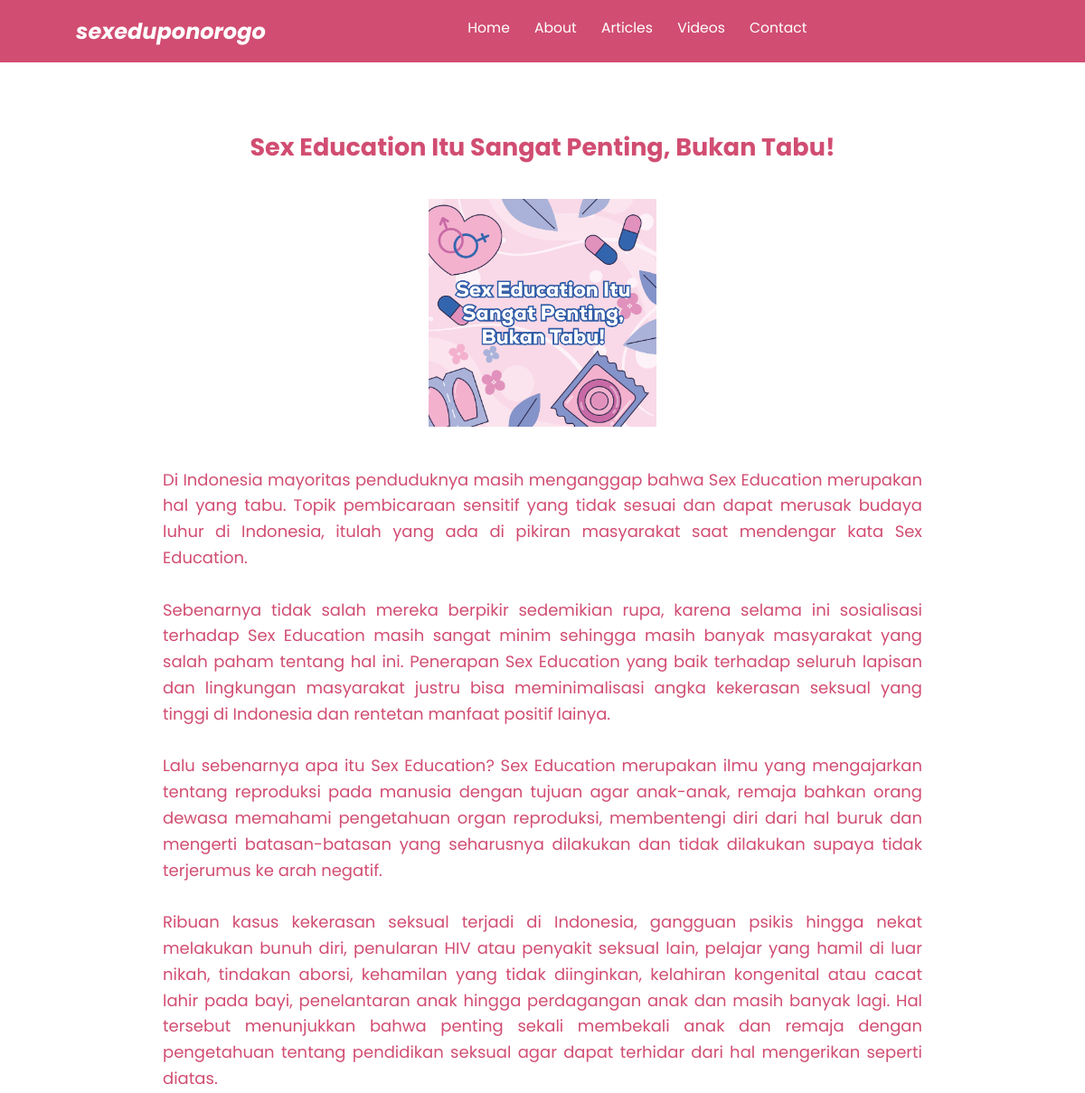
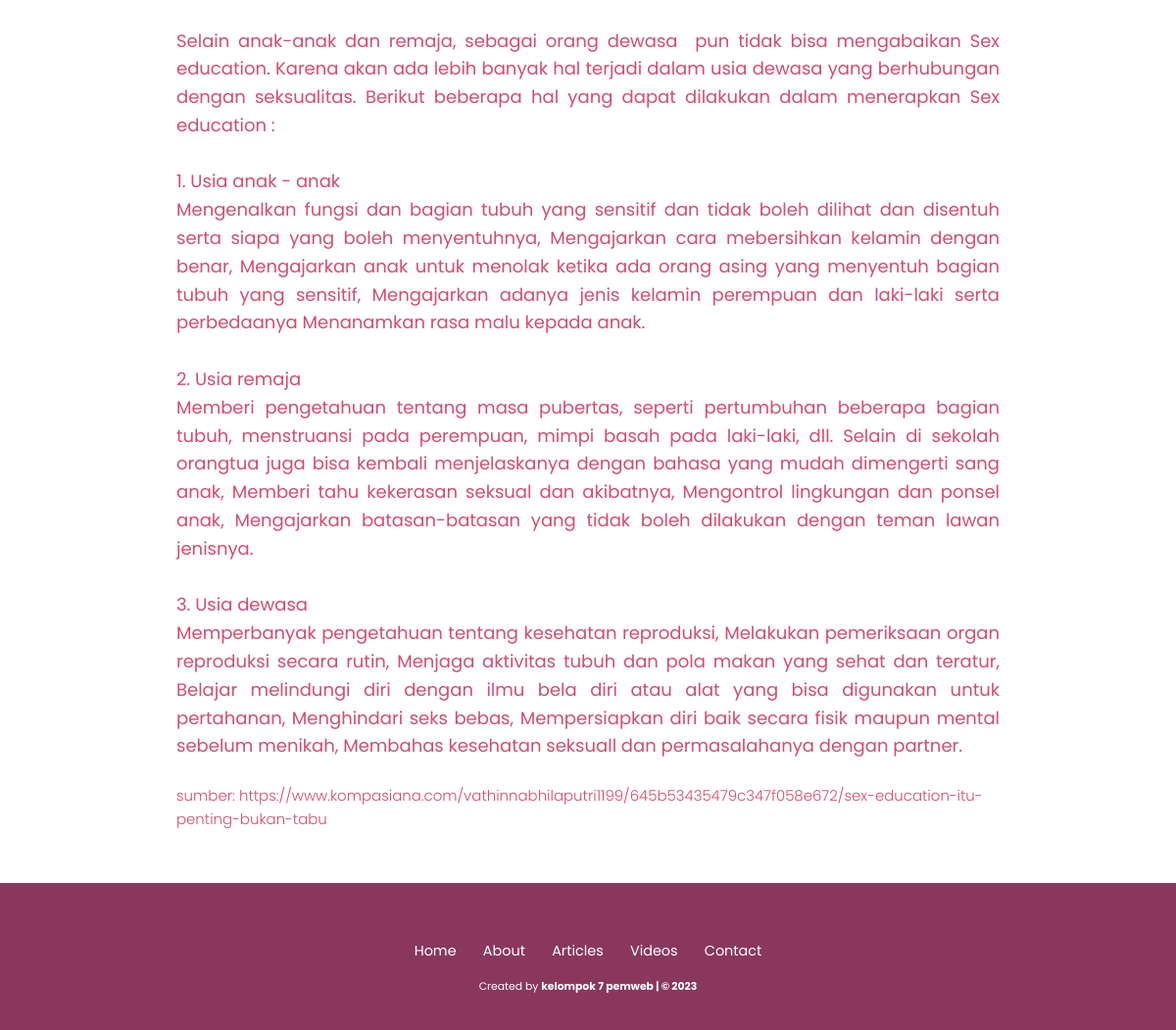
The app's page /article/article5.php with its own data (2 pictures, top to bottom).
### tables this page shows
CREATE TABLE `article` (
  `id` int(11) NOT NULL,
  `title` varchar(100) NOT NULL,
  `synopsis` text NOT NULL,
  `description` longtext NOT NULL,
  `picture` varchar(250) NOT NULL,
  `source` varchar(200) NOT NULL
);

### functions.php (called while the page is built, shortened)
<?php
$conn = mysqli_connect("localhost", "root", "", "sex_education");
function query($query){
    global $conn;
    $result = mysqli_query($conn, $query);
    $rows = [];
    while($row = mysqli_fetch_assoc($result)){
        $rows[] = $row;
    }
    return $rows;
}
?>

### article/article5.php (the view, shortened to what this page needs)
<?php
require '../functions.php';
$article = query("SELECT * FROM article LIMIT 4,1");
?>
<!DOCTYPE html>
<html lang="en">
  <head>
    <link rel="stylesheet" href="../css/style.css" />
  </head>
  <body>
    <nav class="navbar">
      <a href="../index.php" class="navbar-logo">sexeduponorogo</a>
      <div class="navbar-nav">
        <a href="../index.php">Home</a>
        <a href="../about.php">About</a>
        <a href="../article.php">Articles</a>
        <a href="../video.php">Videos</a>
        <a href="../contact.php">Contact</a>
      </div>
    </nav>
    <section id="article-sub" class="article-sub">
      <div class="row">
        <?php foreach ($article as $row) : ?>
        <div class="content">
          <h2 class="title"><?= $row["title"]; ?></h2>
          <img src="../img/article/<?= $row["picture"]; ?>" class="article-img" alt="" />
          <p>
          <?= $row["description"]; ?>
          </p>
          <h5>sumber: <?= $row["source"]; ?></h5>
        </div>
        <?php endforeach; ?>
      </div>
    </section>
    <footer>
      <div class="links">
        <a href="../index.php">Home</a>
        <a href="../about.php">About</a>
        <a href="../article.php">Articles</a>
        <a href="../video.php">Videos</a>
        <a href="../contact.php">Contact</a>
      </div>
      <div class="credit">
        <p>
          Created by
          <a href="">kelompok 7 pemweb | &copy; 2023</a>
        </p>
      </div>
    </footer>
  </body>
</html>

### css/style.css (style rules this page uses)
:root { --primary: #d14d72; --bg: #fff; --second: #fcc8d1; }
* { font-family: "Poppins", sans-serif; margin: 0; padding: 0; box-sizing: border-box; outline: none; border: none; text-decoration: none; }
html { scroll-behavior: smooth; }
body { font-family: "Poppins", sans-serif; background-color: var(--bg); color: var(--primary); }
.navbar { display: flex; justify-content: space-between; align-items: center; padding: 1.4rem 7%; background-color: var(--primary); top: 0; left: 0; right: 0; z-index: 9999; }
.navbar .navbar-logo { font-size: 2rem; font-weight: 700; color: #fff; font-style: italic; }
.navbar .navbar-nav a { text-align: right; color: #fff; display: inline-block; font-size: 1.3rem; margin: 0 1rem; }
.navbar .navbar-nav a::after { content: ""; display: block; padding-bottom: 0.5rem; border-bottom: 0.1rem solid var(--bg); transform: scaleX(0); transition: 0.2s linear; }
.article-sub { min-height: 100vh; background-color: var(--bg); padding: 1rem 7% 1.4rem; }
.article-sub .row { display: flex; }
.article-sub .row .content { color: var(--primary); text-align: center; max-width: 70rem; margin: auto; line-height: 1.6; font-size: 1.5rem; }
.article-sub .row .content .title { margin-top: 2rem auto 0.5rem; }
.article-sub .row .content .article-img { padding-top: 3rem; padding-bottom: 3rem; width: 30%; }
.article-sub .row .content p { text-align: justify; }
.article-sub .row .content h5 { color: var(--primary); text-align: left; padding-top: 2rem; font-weight: 300; margin-top: 2rem auto 0.5rem; }
.row { width: 100%; display: flex; justify-content: center; align-items: center; margin-top: 5rem; }
footer { background-color: #89375f; text-align: center; padding: 5rem 0 3rem; margin-top: 3rem; }
footer .links { margin-bottom: 1.4rem; }
footer .links a { color: var(--bg); padding: 0.7rem 1rem; font-size: 1.2rem; }
footer .credit { font-size: 0.9rem; }
footer .credit a { color: var(--bg); font-weight: 700; }
footer .credit p { color: var(--bg); }
@media (max-width: 1366px) { html { font-size: 75%; } }

### records on screen
article: title "Sex Education Itu Sangat Penting, Bukan Tabu!", picture (picture), description "Di Indonesia mayoritas penduduknya masih menganggap bahwa Sex Education merupakan hal yang tabu. Topik pembicaraan sensitif yang tidak sesuai dan dapat merusak budaya luhur di Indonesia, itulah yang ada di pikiran masyarakat saat mendengar kata Sex Education. Sebenarnya tidak salah mereka berpikir sedemikian rupa, karena selama ini sosialisasi terhadap Sex Education masih sangat minim sehingga masih banyak masyarakat yang salah paham tentang hal ini. Penerapan Sex Education yang baik terhadap seluruh lapisan dan lingkungan masyarakat justru bisa meminimalisasi angka kekerasan seksual yang tinggi di Indonesia dan rentetan manfaat positif lainya. Lalu sebenarnya apa itu Sex Education? Sex…", source "https://www.kompasiana.com/vathinnabhilaputri1199/645b53435479c347f058e672/sex-education-itu-penting-bukan-tabu"
